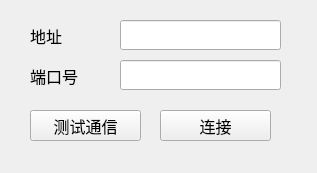
<?xml version="1.0" encoding="UTF-8"?>
<ui version="4.0">
 <class>Form</class>
 <widget class="QWidget" name="Form">
  <property name="geometry">
   <rect>
    <x>0</x>
    <y>0</y>
    <width>317</width>
    <height>173</height>
   </rect>
  </property>
  <property name="windowTitle">
   <string>连接PLC</string>
  </property>
  <widget class="QLabel" name="label">
   <property name="geometry">
    <rect>
     <x>30</x>
     <y>20</y>
     <width>71</width>
     <height>31</height>
    </rect>
   </property>
   <property name="font">
    <font>
     <pointsize>12</pointsize>
    </font>
   </property>
   <property name="text">
    <string>地址</string>
   </property>
  </widget>
  <widget class="QLabel" name="label_2">
   <property name="geometry">
    <rect>
     <x>30</x>
     <y>60</y>
     <width>71</width>
     <height>31</height>
    </rect>
   </property>
   <property name="font">
    <font>
     <pointsize>12</pointsize>
    </font>
   </property>
   <property name="text">
    <string>端口号</string>
   </property>
  </widget>
  <widget class="QLineEdit" name="ip_adresses">
   <property name="geometry">
    <rect>
     <x>120</x>
     <y>20</y>
     <width>161</width>
     <height>30</height>
    </rect>
   </property>
  </widget>
  <widget class="QLineEdit" name="ip_port">
   <property name="geometry">
    <rect>
     <x>120</x>
     <y>60</y>
     <width>161</width>
     <height>30</height>
    </rect>
   </property>
  </widget>
  <widget class="QPushButton" name="ping_btn">
   <property name="geometry">
    <rect>
     <x>30</x>
     <y>110</y>
     <width>111</width>
     <height>31</height>
    </rect>
   </property>
   <property name="font">
    <font>
     <pointsize>12</pointsize>
    </font>
   </property>
   <property name="text">
    <string>测试通信</string>
   </property>
  </widget>
  <widget class="QPushButton" name="connect_btn">
   <property name="geometry">
    <rect>
     <x>160</x>
     <y>110</y>
     <width>111</width>
     <height>31</height>
    </rect>
   </property>
   <property name="font">
    <font>
     <pointsize>12</pointsize>
    </font>
   </property>
   <property name="text">
    <string>连接</string>
   </property>
  </widget>
 </widget>
 <resources/>
 <connections/>
</ui>
